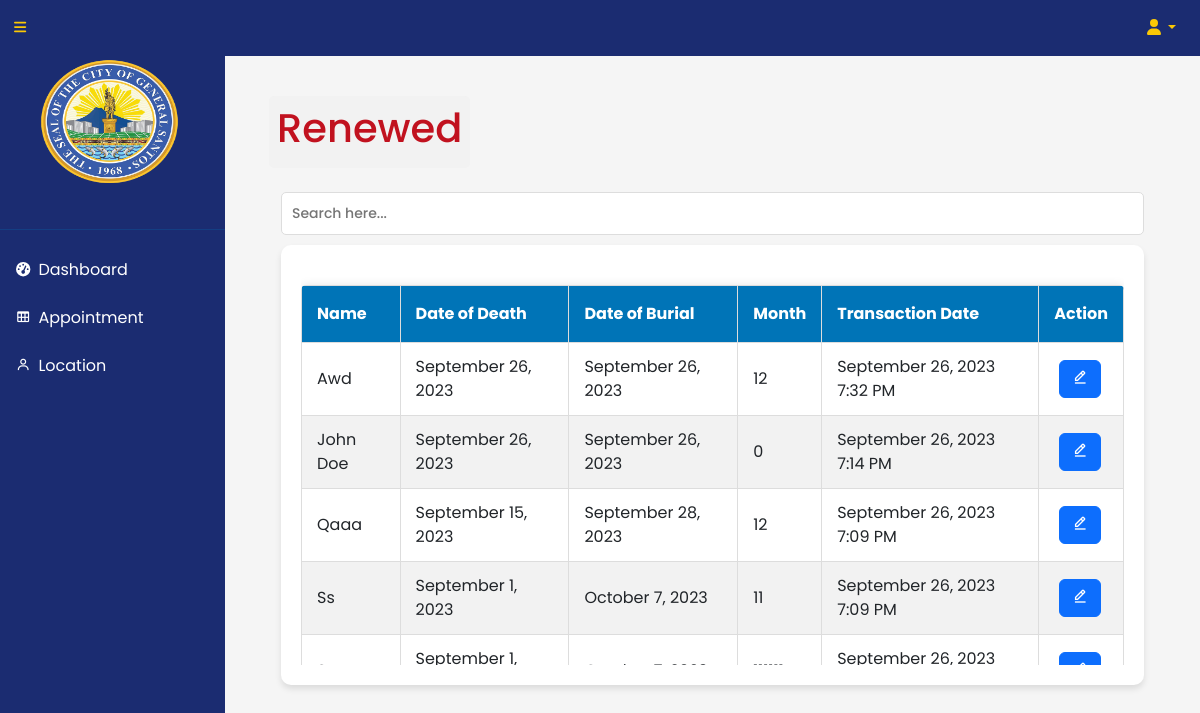
The app's page /client/renewed.php with its own data.
### tables this page shows
CREATE TABLE `renewal` (
  `id` int(2) NOT NULL,
  `relationship` varchar(50) NOT NULL,
  `deceased` varchar(50) NOT NULL,
  `deathdate` date NOT NULL,
  `interment` date NOT NULL,
  `month` int(11) NOT NULL,
  `cur_date_time` datetime NOT NULL DEFAULT current_timestamp()
);

### client/renewed.php (the view, shortened to what this page needs)
<!DOCTYPE html>
<html lang="en">
<?php
require('assets/component/header.php');
require('assets/component/topnavbar.php');
require('assets/component/sidebars.php');
include('../dbConn/conn.php');
$select = "SELECT * FROM renewal ORDER BY cur_date_time DESC";
$query = mysqli_query($conn, $select);
?>
<body>
    <div id="layoutSidenav">
        <div id="layoutSidenav_content">
            <main>
                <div class="container-fluid px-4">
                    <ol class="breadcrumb mb-4">
                        <li class="breadcrumb-item active">
                            <h1>Renewed</h1>
                        </li>
                    </ol>
                    <div class="relative overflow-x-auto shadow-md sm:rounded-lg">
                        <div class="container">
                            <input type="search" id="searchInput" placeholder="Search here...">
                            <div class="activity-log-container">
                                <div class="activity-log-container-scroll">
                                    <table class="table-no-border">
                                        <thead>
                                            <tr>
                                                <th scope="col" class="px-6 py-3">
                                                    Name
                                                </th>
                                                <th scope="col" class="px-6 py-3">
                                                    Date of Death
                                                </th>
                                                <th scope="col" class="px-6 py-3">
                                                    Date of Burial
                                                </th>
                                                <th scope="col" class="px-6 py-3">
                                                    Month
                                                </th>
                                                <th scope="col" class="px-6 py-3">
                                                    Transaction Date
                                                </th>
                                                <th scope="col" class="px-6 py-3">
                                                    Action
                                                </th>
                                            </tr>
                                        </thead>
                                        <tbody id="table-body">
                                            <?php
                                            while ($data = mysqli_fetch_array($query)) {
                                                $name = $data['deceased'];
                                                $dateofburial = $data['deathdate'];
                                                $interment = $data['interment'];
                                                $month = $data['month'];
                                                $currentdatetime = $data['cur_date_time'];
                                            ?>
                                                <tr>
                                                    <td>
                                                        <?php echo $name ?>
                                                    </td>
                                                    <td>
                                                        <?php echo date('F j, Y ', strtotime($dateofburial)); ?>
                                                    </td>
                                                    <td>
                                                        <?php echo date('F j, Y ', strtotime($interment)); ?>
                                                    </td>
                                                    <td>
                                                        <?php echo $month ?>
                                                    </td>
                                                    <td>
                                                        <?php echo date('F j, Y g:i A', strtotime($currentdatetime)); ?>
                                                    </td>
                                                    <td>
                                                        <button class="btn btn-primary " onclick="addLocation(<?php echo $id; ?>)">
                                                            <i class='bx bx-edit-alt'></i>
                                                        </button>
                                                    </td>
                                                </tr>
                                            <?php } ?>
                                        </tbody>
                                    </table>
                                </div>
                            </div>
                        </div>
            </main>
        </div>
    </div>
</body>
</html>

### client/css/table.css (style rules this page uses)
body { font-family: Arial, sans-serif; }
.container-fluid { max-width: 1200px; margin: 0 auto; padding: 20px; }
table { width: 100%; border-collapse: collapse; margin-top: 20px; }
th, td { padding: 10px; border: 1px solid #ddd; }
th { background-color: #f2f2f2; text-align: left; }
input[type="search"] { width: 100%; padding: 10px; margin-bottom: 10px; border: 1px solid #ddd; border-radius: 5px; font-size: 14px; }
.breadcrumb { background-color: #f2f2f2; padding: 8px; list-style: none; margin: 0; border-radius: 5px; display: inline-block; }
.breadcrumb li { display: inline; }
.breadcrumb li::after { content: ">"; margin: 0 5px; }
.breadcrumb li:last-child::after { content: none; }

### client/css/file.css (style rules this page uses)
* { margin: 0; padding: 0; box-sizing: border-box; font-family: "Poppins", sans-serif; }

### client/css/activitylog.css (style rules this page uses)
body { padding: 20px; background-color: #f5f5f5; }
.activity-log-container { background-color: #ffffff; border-radius: 10px; padding: 20px; box-shadow: 0px 4px 6px rgba(0, 0, 0, 0.1); }
.activity-log-container-scroll { max-height: 400px; overflow-y: auto; }
.table-no-border { width: 100%; border-collapse: collapse; box-shadow: 0px 0px 10px rgba(0, 0, 0, 0.1); border-radius: 5px; overflow: hidden; }
.table-no-border th, .table-no-border td { padding: 12px 15px; text-align: left; border-bottom: 1px solid #ddd; }
tbody tr td { text-transform: capitalize !important; }
.table-no-border thead th { background-color: #0074B7; color: #fff; }
.table-no-border tbody tr:nth-child(even) { background-color: #f2f2f2; text-transform: capitalize important; }

### records on screen
renewal: deceased "Awd", deathdate "September 26, 2023", interment "September 26, 2023", month "12", cur_date_time "September 26, 2023 7:32 PM"
renewal: deceased "John Doe", deathdate "September 26, 2023", interment "September 26, 2023", month "0", cur_date_time "September 26, 2023 7:14 PM"
renewal: deceased "Qaaa", deathdate "September 15, 2023", interment "September 28, 2023", month "12", cur_date_time "September 26, 2023 7:09 PM"
renewal: deceased "Ss", deathdate "September 1, 2023", interment "October 7, 2023", month "11", cur_date_time "September 26, 2023 7:09 PM"
renewal: deathdate "September 1,…", cur_date_time "September 26, 2023…"
